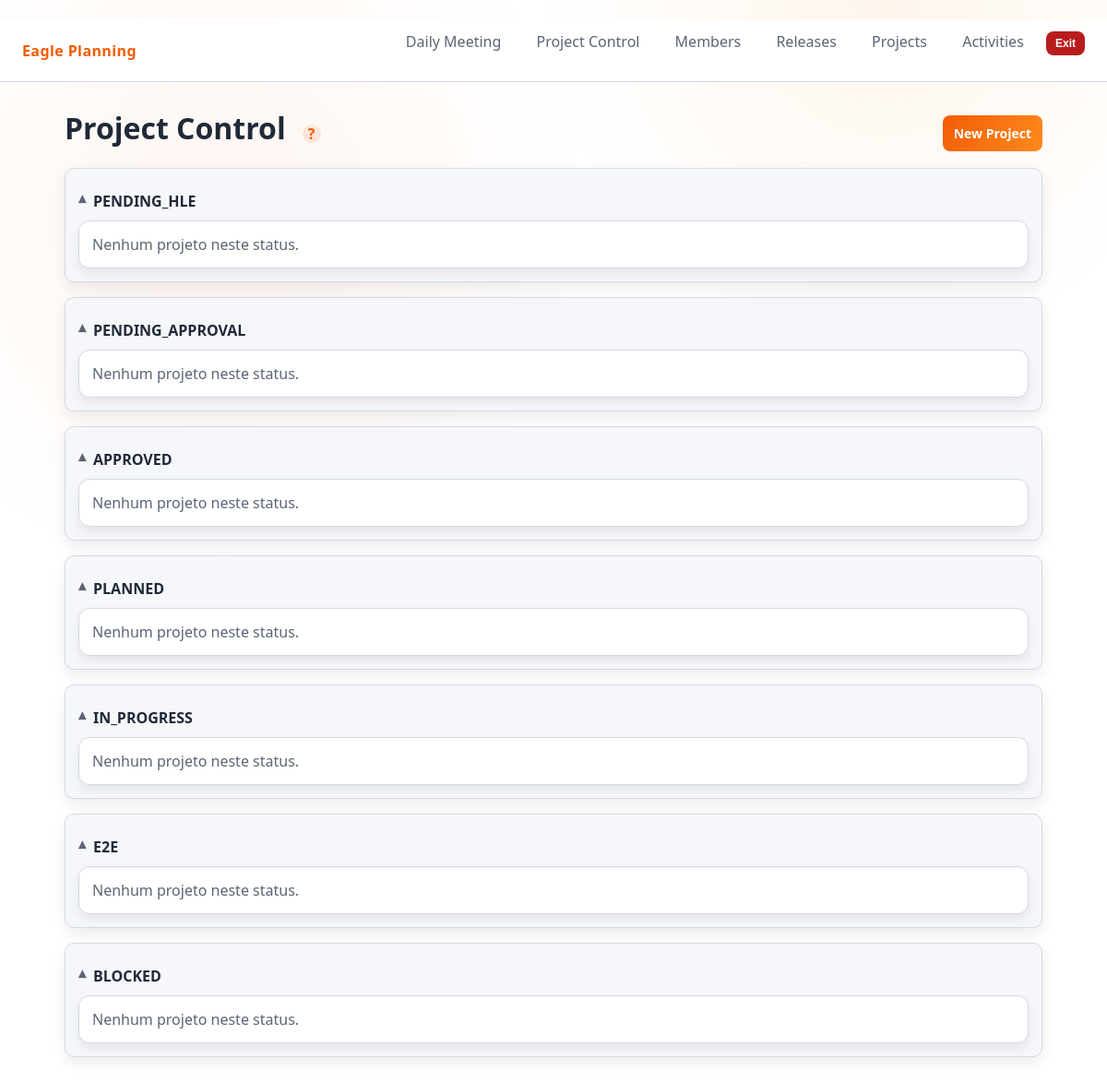
Screenshot of /dashboards/project-control with the database file from the repository.
### eagle_pm/app/models.py (models this page shows)
class IndexProjectStatus(Base):
    __tablename__ = "index_project_status"
    code = Column(String(3), primary_key=True)
    name = Column(String(32), nullable=False)

### eagle_pm/app/routes.py (the view)
@router.get("/dashboards/project-control")
def project_control(request: Request, session: Session = Depends(get_session)):
    crud.update_release_statuses(session)
    projects = session.execute(
        select(models.Project).where(models.Project.status_code != rules.STATUS_PROJECT_CLOSED)
    ).scalars().all()
    activities = session.execute(select(models.Activity).where(models.Activity.status_code != rules.STATUS_ACTIVITY_CLOSED)).scalars().all()
    status_options = [(code, name) for code, name in crud.get_index_options(session, models.IndexProjectStatus) if code != rules.STATUS_PROJECT_CLOSED]
    projects_by_status: dict[str, list[models.Project]] = {code: [] for code, _ in status_options}
    for proj in projects:
        projects_by_status.setdefault(proj.status_code, []).append(proj)
    for proj_list in projects_by_status.values():
        proj_list.sort(key=lambda p: p.project_code)
    return templates.TemplateResponse(
        "project_control.html",
        {
            "request": request,
            "title": "Project Control",
            "status_options": status_options,
            "projects_by_status": projects_by_status,
            "activities": activities,
        },
    )

### eagle_pm/app/templates/project_control.html
{% extends "base.html" %}
{% block content %}
  <div class="header-row">
    <div class="actions">
      <h1>Project Control</h1><span class="tooltip-icon" data-tip="Projects != CLOSED grouped by status; showing open activities.">?</span>
    </div>
    <div class="actions">
      <a class="btn" href="/projects">New Project</a>
    </div>
  </div>
  {% for code, label in status_options %}
    <details class="panel" open>
      <summary class="accordion-summary">{{ label }}</summary>
      <div class="vertical-list">
        {% for p in projects_by_status.get(code, []) %}
          <div class="vertical-item">
            <div class="project-header">
              <div>
                <div class="item-title">{{ p.project_code }} — {{ p.title }}</div>
                <div class="item-meta">PM: {{ p.pm_responsible }}</div>
                <div class="item-meta">EBA: {{ p.eba_responsible }}</div>
              </div>
              <div class="project-actions">
                <span class="status-badge">{{ p.status.name if p.status else p.status_code }}</span>
                <a class="btn secondary" href="/projects/{{ p.id }}/edit">Editar projeto</a>
              </div>
            </div>
            <div class="project-grid">
              <div class="project-field">
                <span class="label">Target Release</span>
                <span class="value">{{ p.target_release.release_code if p.target_release else '-' }}</span>
              </div>
              <div class="project-field">
                <span class="label">E2E Date</span>
                <span class="value">{{ p.e2e_date if p.e2e_date else '-' }}</span>
              </div>
            </div>
            <div class="item-meta">Activities abertas:</div>
            <ul class="nested-list">
              {% for a in activities if a.project_id == p.id and a.status_code != "005" %}
                <li class="vertical-item">
                  <div class="item-title"><a href="/activities/{{ a.id }}/edit">{{ a.title }}</a></div>
                  <div class="item-meta">{{ a.type.name if a.type else a.type_code }} / {{ a.subtype.name if a.subtype else a.subtype_code }}</div>
                  <div class="item-meta">Status: {{ a.status.name if a.status else a.status_code }}</div>
                </li>
              {% else %}
                <li class="vertical-item muted">Sem activities abertas.</li>
              {% endfor %}
            </ul>
          </div>
        {% else %}
          <div class="vertical-item muted">Nenhum projeto neste status.</div>
        {% endfor %}
      </div>
    </details>
  {% endfor %}
{% endblock %}

### eagle_pm/app/static/app.css (style rules this page uses)
* { box-sizing: border-box; }
body { margin: 0; font-family: "Segoe UI", "Inter", system-ui, -apple-system, sans-serif; background: radial-gradient(circle at 20% 20%, rgba(242,92,5,0.06), transparent 30%), radial-gradient(circle at 80% 0%, rgba(255,138,30,0.08), transparent 25%), var(--bg); color: var(--text); }
a { text-decoration: none; }
h1 { margin: 0 0 12px 0; }
.panel { background: var(--panel); border: 1px solid var(--border); border-radius: var(--radius); padding: var(--space); margin-bottom: 16px; box-shadow: 0 8px 24px rgba(0,0,0,0.06); }
input, select, button, .btn { border-radius: 8px; border: 1px solid var(--border); background: #ffffff; color: var(--text); padding: 10px 12px; font-size: 14px; width: 100%; }
button, .btn { background: linear-gradient(120deg, var(--accent), var(--accent-2)); color: #ffffff; font-weight: 700; border: none; cursor: pointer; }
.actions { display: flex; gap: 10px; align-items: center; }
.tooltip-icon { display: inline-flex; align-items: center; justify-content: center; width: 20px; height: 20px; border-radius: 50%; background: rgba(242,92,5,0.12); color: var(--accent); font-weight: 800; margin-left: 8px; cursor: default; position: relative; }
.header-row { display: flex; align-items: center; justify-content: space-between; gap: 12px; margin-bottom: 10px; }
.muted { color: var(--muted); }
.accordion-summary { cursor: pointer; font-weight: 700; padding: 10px 0; list-style: none; display: flex; align-items: center; gap: 8px; }
details.panel { background: var(--panel); border: 1px solid var(--border); border-radius: var(--radius); padding: var(--space); margin-bottom: 16px; box-shadow: 0 6px 16px rgba(0,0,0,0.08); }
.accordion-summary::marker { display: none; }
.accordion-summary::before { content: "▾"; color: var(--muted); transition: transform 0.2s ease; }
details[open] .accordion-summary::before { transform: rotate(180deg); }
.vertical-list { list-style: none; padding: 0; margin: 0; display: flex; flex-direction: column; gap: 12px; }
.vertical-item { border: 1px solid var(--border); border-radius: 12px; padding: 14px; background: #ffffff; box-shadow: 0 6px 12px rgba(0,0,0,0.07); transition: border-color 0.2s ease, transform 0.15s ease; }

### rows the page displays
IndexProjectStatus: name "PENDING_HLE"
IndexProjectStatus: name "PENDING_APPROVAL"
IndexProjectStatus: name "APPROVED"
IndexProjectStatus: name "PLANNED"
IndexProjectStatus: name "IN_PROGRESS"
IndexProjectStatus: name "E2E"
IndexProjectStatus: name "BLOCKED"
